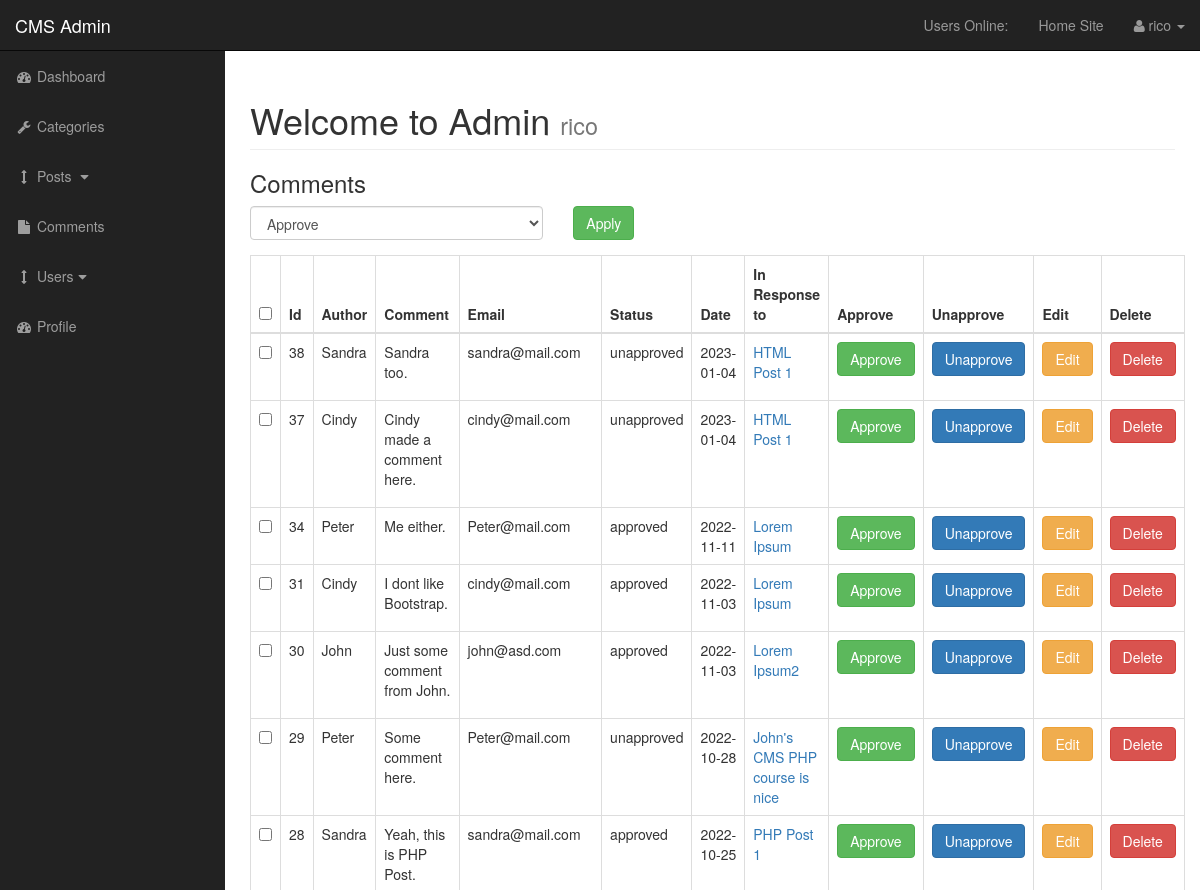
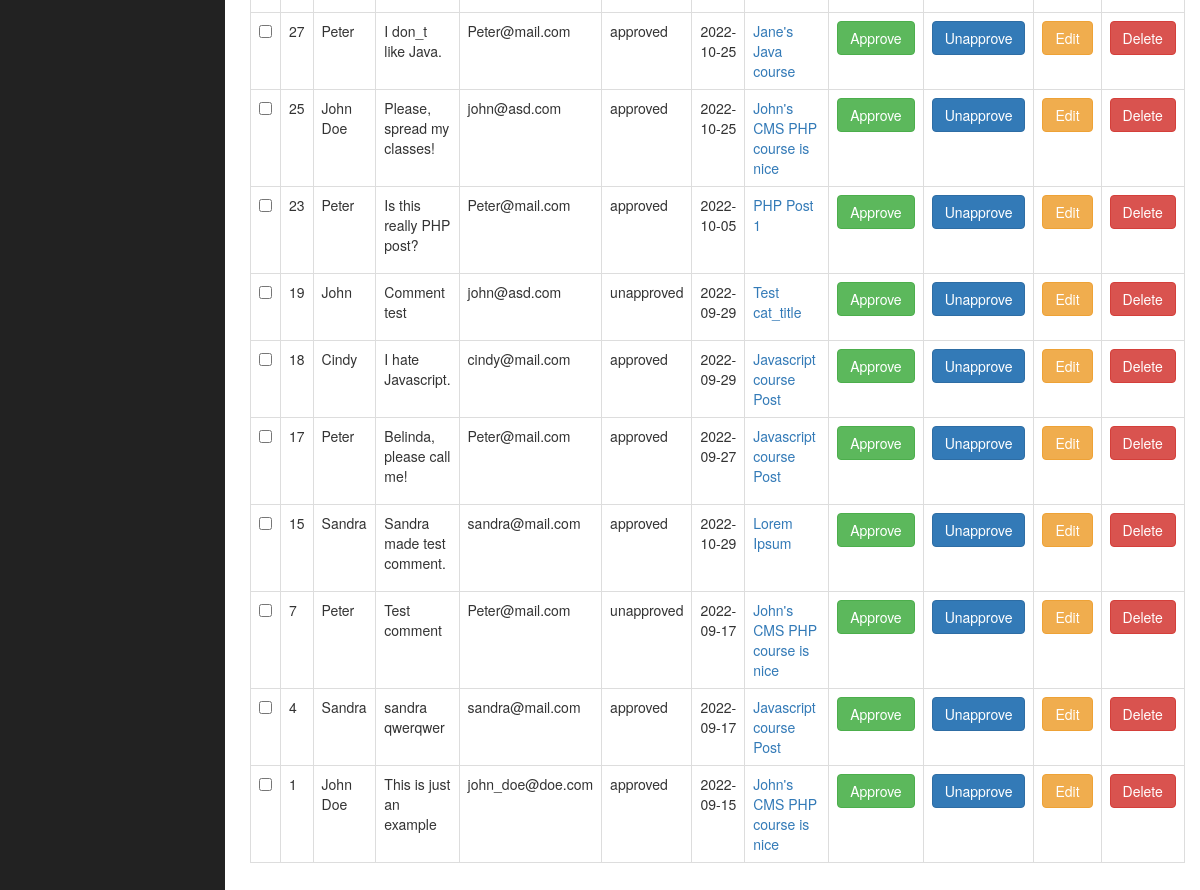
The app's page /admin/comments.php (signed in) with its own data (2 pictures, top to bottom).
### tables this page shows
CREATE TABLE `comments` (
  `comment_id` int(3) NOT NULL,
  `comment_post_id` int(3) NOT NULL,
  `comment_author` varchar(255) NOT NULL,
  `comment_email` varchar(255) NOT NULL,
  `comment_content` text NOT NULL,
  `comment_status` varchar(255) NOT NULL,
  `comment_date` date NOT NULL,
  `comment_edit_author` varchar(255) NOT NULL,
  `comment_editors_comment` text NOT NULL,
  `comment_edited_date` date NOT NULL
);

CREATE TABLE `posts` (
  `post_id` int(3) NOT NULL,
  `post_category_id` int(3) NOT NULL,
  `post_title` varchar(255) NOT NULL,
  `post_author` varchar(255) NOT NULL,
  `post_date` date NOT NULL,
  `post_image` text NOT NULL,
  `post_content` text NOT NULL,
  `post_tags` varchar(255) NOT NULL,
  `post_comment_count` int(11) NOT NULL,
  `post_status` varchar(255) NOT NULL DEFAULT 'draft',
  `post_views_count` int(11) NOT NULL,
  `likes` int(11) NOT NULL
);

### admin/includes/view_all_comments.php (the view, shortened to what this page needs)
<form action="" method="post">
   <h3>Comments</h3>
   <table class="table table-bordered table-hover">
         <div id="bulkOptionsContainer" class="form-group col-xs-4" style="padding-left: 0;">
            <select id="" class="form-control" name="bulk_options">
               <option value="approved">Approve</option>
            </select>
         </div>
         <div class="form-group col-xs-4">
            <input class="btn btn-success" type="submit" name="Submit" value="Apply">
         </div>
      <thead>
         <tr>
            <th><input id="selectAllBoxes" type="checkbox"></th>
            <th>Id</th>
            <th>Author</th>
            <th>Comment</th>
            <th>Email</th>
            <th>Status</th>
            <th>Date</th>
            <th>In Response to</th>
            <th>Approve</th>
            <th>Unapprove</th>
            <th>Edit</th>
            <th>Delete</th>
         </tr>
      </thead>
      <tbody>
         <?php
            $query = "SELECT * FROM comments ORDER BY comment_id DESC";
            $select_comments = mysqli_query($connection, $query);
            while ($row = mysqli_fetch_assoc($select_comments)) {
               $comment_id = $row['comment_id'];
               $comment_post_id = $row['comment_post_id'];
               $comment_author = $row['comment_author'];
               $comment_email = $row['comment_email'];
               $comment_content = substr($row['comment_content'], 0, 50);
               $comment_status = $row['comment_status'];
               $comment_date = $row['comment_date'];
               echo "<tr>";
               ?>
                  <td><input class='checkBoxes' type='checkbox' name='checkBoxArray[]' value='<?php echo "$comment_id"; ?>'></td>
               <?php
               echo "<td>{$comment_id}</td>";
               echo "<td>{$comment_author}</td>";
               echo "<td>{$comment_content}</td>";
               echo "<td>{$comment_email}</td>";
               echo "<td>{$comment_status}</td>";
               echo "<td>{$comment_date}</td>";
               $query = "SELECT * FROM posts WHERE post_id = $comment_post_id";
               $select_post_id_query = mysqli_query($connection, $query);
               while($row = mysqli_fetch_assoc($select_post_id_query)) {
                  $post_id = $row['post_id'];
                  $post_title = $row['post_title'];
                  echo "<td><a href='../post.php?p_id=$post_id'>$post_title</a></td>";
               }
               echo "<td><a class='btn btn-success' href='comments.php?approved=$comment_id'>Approve</a></td>";
               echo "<td><a class='btn btn-primary' href='comments.php?unapproved=$comment_id'>Unapprove</a></td>";
               echo "<td><a class='btn btn-warning' href='comments.php?source=edit_comment&comment_id=$comment_id'>Edit</a></td>";
               ?>
               <form action="" method="post">
                  <?php
                     echo "<td><input onClick=\"javascript: return confirm('Are you sure you want to delete this comment?'); \" class='btn btn-danger' type='submit' name='delete' value='Delete'></td>";
                  ?>
               </form>
               <?php
               echo "</tr>";
            }
         ?>
      </tbody>
   </table>
</form>

### admin/css/sb-admin.css (style rules this page uses)
body { margin-top: 100px; background-color: #222; }
@media (min-width:768px) { body { margin-top: 50px; } }

### records on screen
comments: comment_id "38", comment_author "Sandra", comment_content "Sandra too.", comment_email "sandra@mail.com", comment_status "unapproved", comment_date "2023-01-04"
posts: post_title "HTML Post 1"
comments: comment_id "37", comment_author "Cindy", comment_content "Cindy made a comment here.", comment_email "cindy@mail.com", comment_status "unapproved", comment_date "2023-01-04"
comments: comment_id "34", comment_author "Peter", comment_content "Me either.", comment_email "Peter@mail.com", comment_status "approved", comment_date "2022-11-11"
posts: post_title "Lorem Ipsum"
comments: comment_id "31", comment_author "Cindy", comment_content "I dont like Bootstrap.", comment_email "cindy@mail.com", comment_status "approved", comment_date "2022-11-03"
comments: comment_id "30", comment_author "John", comment_content "Just some comment from John.", comment_email "john@asd.com", comment_status "approved", comment_date "2022-11-03"
posts: post_title "Lorem Ipsum2"
comments: comment_id "29", comment_author "Peter", comment_content "Some comment here.", comment_email "Peter@mail.com", comment_status "unapproved", comment_date "2022-10-28"
posts: post_title "John's CMS PHP course is nice"
comments: comment_id "28", comment_author "Sandra", comment_content "Yeah, this is PHP Post.", comment_email "sandra@mail.com", comment_status "approved", comment_date "2022-10-25"
posts: post_title "PHP Post 1"
comments: comment_id "27", comment_author "Peter", comment_content "I don_t like Java.", comment_email "Peter@mail.com", comment_status "approved", comment_date "2022-10-25"
posts: post_title "Jane's Java course"
comments: comment_id "25", comment_author "John Doe", comment_content "Please, spread my classes!", comment_email "john@asd.com", comment_status "approved", comment_date "2022-10-25"
comments: comment_id "23", comment_author "Peter", comment_content "Is this really PHP post?", comment_email "Peter@mail.com", comment_status "approved", comment_date "2022-10-05"
comments: comment_id "19", comment_author "John", comment_content "Comment test", comment_email "john@asd.com", comment_status "unapproved", comment_date "2022-09-29"
posts: post_title "Test cat_title"
comments: comment_id "18", comment_author "Cindy", comment_content "I hate Javascript.", comment_email "cindy@mail.com", comment_status "approved", comment_date "2022-09-29"
posts: post_title "Javascript course Post"
comments: comment_id "17", comment_author "Peter", comment_content "Belinda, please call me!", comment_email "Peter@mail.com", comment_status "approved", comment_date "2022-09-27"
comments: comment_id "15", comment_author "Sandra", comment_content "Sandra made test comment.", comment_email "sandra@mail.com", comment_status "approved", comment_date "2022-10-29"
comments: comment_id "7", comment_author "Peter", comment_content "Test comment", comment_email "Peter@mail.com", comment_status "unapproved", comment_date "2022-09-17"
comments: comment_id "4", comment_author "Sandra", comment_content "sandra qwerqwer", comment_email "sandra@mail.com", comment_status "approved", comment_date "2022-09-17"
comments: comment_id "1", comment_author "John Doe", comment_content "This is just an example", comment_email "john_doe@doe.com", comment_status "approved", comment_date "2022-09-15"

### other values on screen
$_SESSION['user_name'] "rico"
